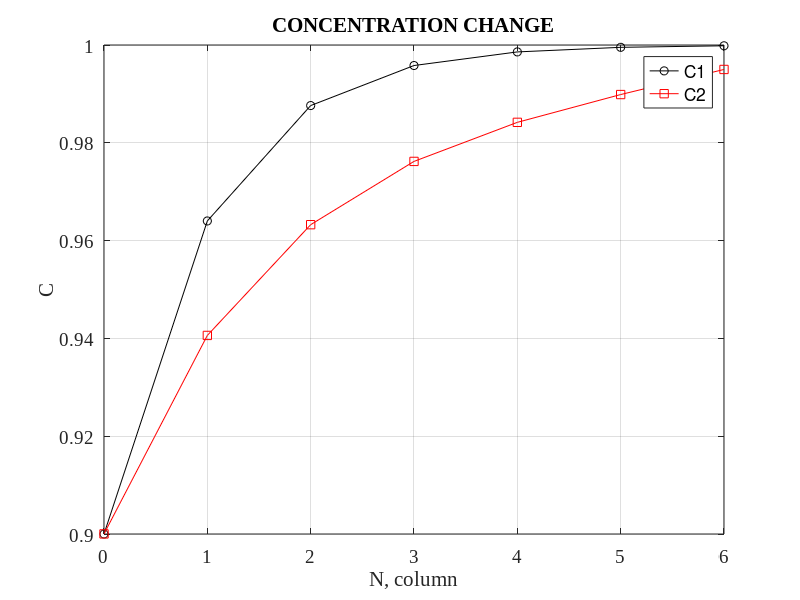

The MATLAB source for this figure:
%% Course project
% from CP to CW
clear; clc; format; close all;

%% Initial data
T = 15; % Celsius
CW = 0.9;
P = 150; % kg/y

CF = 0.925;
CP = 0.995;
mu = (CP*7+(1-CP)*6)*10^(-3); 
P = P/mu / (365*24); %mol/h

r = 0.5; % per cent
TT = 20; %quantity

%% Calculations
a = 1 + 4755/(T+273)^2 - 0.803/(T+273);
e = a - 1;
%e = 0.0545;

nE = 2/e * log(CP*(1-CF) / (CF*(1-CP))); nE = ceil(nE);
nR = 2/e * log(CF*(1-CW) / (CW*(1-CF))); nR = ceil(nR);
nB = nE + nR;
N = nB / TT; N = ceil(N);

dN = 0:1:N;
dC1 = zeros(1,length(dN));
dC1(1) = CW;
for i = 2:length(dC1)
    dC1(i) = (CW/(1-CW) * exp(e*dN(i)*TT)) / (1 + CW/(1-CW) * exp(e*dN(i)*TT));
end

Lb = zeros(1,length(dN)-1);
Le = zeros(1,length(dN)-1);
x1 = zeros(1,length(dN)-1);
x2 = zeros(1,length(dN)-1);

% Math
Lin = 2 * P * (CP - CF) / (e*CF * (1-CF));
for i = 1:N
    Le(i) = Lin * (1-r/100)^(TT*i);
    Lb(i) = Lin * (1-r/100)^(TT*(i-1));
end
L = (Lb + Le) ./ 2;
%clear Le Lb;

dC2 = zeros(1,length(dN));
dC2(N+1) = CP;
for i = 2:length(dC2)
    x1(i-1) = 1/2 * (1 + P/(e*L(i-1))) + sqrt(1/4*(1+P/(e*L(i-1)))^2 - P * CP / (e*L(i-1)));
    x2(i-1) = 1/2 * (1 + P/(e*L(i-1))) - sqrt(1/4*(1+P/(e*L(i-1)))^2 - P * CP / (e*L(i-1)));
    %disp([x1 x2 dN(i)*TT]);
    dC2(i-1) = (x2(i-1) * (x1(i-1) - CP) / (CP - x2(i-1)) * exp(e*dN(N+1+2-i)*TT*(x1(i-1) - x2(i-1))) + x1(i-1)) / ( 1 + (x1(i-1) - CP) / (CP - x2(i-1)) * exp(e*dN(N+1+2-i)*TT*(x1(i-1) - x2(i-1))));
end

% Change Lin
dh = 0.0001;
k = 0;
more = 0;
while ((abs(dC2(1)-CW) > 0.00009) || dC2(1) < CW)
    more = 0;
    Lin = 2 * P * (CP - CF) / (e*CF * (1-CF));
    Lin = Lin * (1-dh*k);
for i = 1:N
    Le(i+1) = Lin * (1-r/100)^(TT*i);
    Lb(i+1) = Lin * (1-r/100)^(TT*(i-1));
end
L = (Lb + Le) ./ 2;
%clear Lin Le Lb;

dC2 = zeros(1,length(dN));
dC2(N+1) = CP;
for i = 2:length(dC2)
    x1(i-1) = 1/2 * (1 + P/(e*L(i))) + sqrt(1/4*(1+P/(e*L(i)))^2 - P * CP / (e*L(i)));
    x2(i-1) = 1/2 * (1 + P/(e*L(i))) - sqrt(1/4*(1+P/(e*L(i)))^2 - P * CP / (e*L(i)));
    dC2(i-1) = (x2(i-1) * (x1(i-1) - CP) / (CP - x2(i-1)) * exp(e*dN(N+1+2-i)*TT*(x1(i-1) - x2(i-1))) + x1(i-1)) / ( 1 + (x1(i-1) - CP) / (CP - x2(i-1)) * exp(e*dN(N+1+2-i)*TT*(x1(i-1) - x2(i-1))));
    if (dC2(i) > 1)
        more = 1;
    end
end
k = k + 1;
if more
    continue;
end
if (L(2) < 0) 
    disp('L is less then 0');
    break;
end
end
in = 1-dh*k;
text = num2str(in,10);
text = ['increased in ', text];
disp(text);

figure(1);
plot(dN, dC1, 'k-o', dN, dC2, 'r-s'); grid on;
xlabel('N, column', 'FontSize', 14, 'FontName', 'TimesNewRoman');
ylabel('C', 'FontSize', 14, 'FontName', 'TimesNewRoman');
title('CONCENTRATION CHANGE', 'FontSize', 14, 'FontName', 'TimesNewRoman'); 
legend('C1', 'C2');
set(gca, 'FontSize', 14, 'FontName', 'TimesNewRoman');
dimen = [ceil(nR/TT)/N*0.8+1/8 0.9 0 -0.2];
%a = annotation('arrow','Position',dimen);

A = [1 -1; CF -dC2(1)];
B = [P; P*dC2(length(dC2))];
S = linsolve(A,B);
F = S(1); W=S(2);
clear S;
text = ['Flow F is ', num2str(F), ' mol/h'];
disp(text);
text = ['Flow W is ', num2str(W), ' mol/h'];
disp(text);